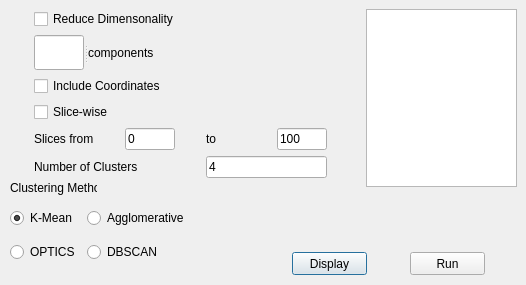
<?xml version="1.0" encoding="UTF-8"?>
<ui version="4.0">
 <class>Dialog</class>
 <widget class="QDialog" name="Dialog">
  <property name="geometry">
   <rect>
    <x>0</x>
    <y>0</y>
    <width>526</width>
    <height>285</height>
   </rect>
  </property>
  <property name="windowTitle">
   <string>Dialog</string>
  </property>
  <widget class="QSplitter" name="splitter">
   <property name="geometry">
    <rect>
     <x>292</x>
     <y>252</y>
     <width>75</width>
     <height>23</height>
    </rect>
   </property>
   <property name="orientation">
    <enum>Qt::Horizontal</enum>
   </property>
   <widget class="QPushButton" name="button_display">
    <property name="text">
     <string>Display</string>
    </property>
   </widget>
  </widget>
  <widget class="QSplitter" name="splitter_5">
   <property name="geometry">
    <rect>
     <x>410</x>
     <y>252</y>
     <width>75</width>
     <height>23</height>
    </rect>
   </property>
   <property name="orientation">
    <enum>Qt::Horizontal</enum>
   </property>
   <widget class="QPushButton" name="button_run">
    <property name="text">
     <string>Run</string>
    </property>
   </widget>
  </widget>
  <widget class="QTextEdit" name="textEdit">
   <property name="geometry">
    <rect>
     <x>366</x>
     <y>9</y>
     <width>151</width>
     <height>178</height>
    </rect>
   </property>
   <property name="readOnly">
    <bool>true</bool>
   </property>
  </widget>
  <widget class="QLabel" name="label_2">
   <property name="geometry">
    <rect>
     <x>10</x>
     <y>180</y>
     <width>87</width>
     <height>16</height>
    </rect>
   </property>
   <property name="text">
    <string>Clustering Method</string>
   </property>
  </widget>
  <widget class="QWidget" name="layoutWidget">
   <property name="geometry">
    <rect>
     <x>10</x>
     <y>200</y>
     <width>179</width>
     <height>71</height>
    </rect>
   </property>
   <layout class="QGridLayout" name="gridLayout">
    <item row="0" column="0">
     <widget class="QRadioButton" name="kmean">
      <property name="text">
       <string>K-Mean</string>
      </property>
      <property name="checked">
       <bool>true</bool>
      </property>
      <attribute name="buttonGroup">
       <string notr="true">buttonGroup</string>
      </attribute>
     </widget>
    </item>
    <item row="1" column="1">
     <widget class="QRadioButton" name="dbscan">
      <property name="enabled">
       <bool>true</bool>
      </property>
      <property name="text">
       <string>DBSCAN</string>
      </property>
      <attribute name="buttonGroup">
       <string notr="true">buttonGroup</string>
      </attribute>
     </widget>
    </item>
    <item row="0" column="1">
     <widget class="QRadioButton" name="agglomerative">
      <property name="text">
       <string>Agglomerative</string>
      </property>
      <attribute name="buttonGroup">
       <string notr="true">buttonGroup</string>
      </attribute>
     </widget>
    </item>
    <item row="1" column="0">
     <widget class="QRadioButton" name="optics">
      <property name="enabled">
       <bool>true</bool>
      </property>
      <property name="text">
       <string>OPTICS</string>
      </property>
      <attribute name="buttonGroup">
       <string notr="true">buttonGroup</string>
      </attribute>
     </widget>
    </item>
   </layout>
  </widget>
  <widget class="QWidget" name="">
   <property name="geometry">
    <rect>
     <x>9</x>
     <y>9</y>
     <width>347</width>
     <height>169</height>
    </rect>
   </property>
   <layout class="QGridLayout" name="gridLayout_2">
    <item row="1" column="0" colspan="4">
     <widget class="QSplitter" name="splitter_2">
      <property name="orientation">
       <enum>Qt::Horizontal</enum>
      </property>
      <widget class="QLineEdit" name="line_pca">
       <property name="sizePolicy">
        <sizepolicy hsizetype="Fixed" vsizetype="Fixed">
         <horstretch>0</horstretch>
         <verstretch>0</verstretch>
        </sizepolicy>
       </property>
       <property name="minimumSize">
        <size>
         <width>50</width>
         <height>0</height>
        </size>
       </property>
       <property name="maximumSize">
        <size>
         <width>50</width>
         <height>16777215</height>
        </size>
       </property>
      </widget>
      <widget class="QLabel" name="label">
       <property name="text">
        <string>components</string>
       </property>
      </widget>
     </widget>
    </item>
    <item row="5" column="0" colspan="2">
     <widget class="QLabel" name="label_5">
      <property name="text">
       <string>Number of Clusters</string>
      </property>
     </widget>
    </item>
    <item row="5" column="2" colspan="2">
     <widget class="QLineEdit" name="line_clusters">
      <property name="text">
       <string>4</string>
      </property>
     </widget>
    </item>
    <item row="4" column="2">
     <widget class="QLabel" name="label_7">
      <property name="maximumSize">
       <size>
        <width>40</width>
        <height>16777215</height>
       </size>
      </property>
      <property name="text">
       <string>to</string>
      </property>
     </widget>
    </item>
    <item row="4" column="3">
     <widget class="QLineEdit" name="to">
      <property name="maximumSize">
       <size>
        <width>50</width>
        <height>16777215</height>
       </size>
      </property>
      <property name="text">
       <string>100</string>
      </property>
     </widget>
    </item>
    <item row="4" column="0">
     <widget class="QLabel" name="label_6">
      <property name="maximumSize">
       <size>
        <width>60</width>
        <height>16777215</height>
       </size>
      </property>
      <property name="text">
       <string>Slices from</string>
      </property>
     </widget>
    </item>
    <item row="2" column="0" colspan="4">
     <widget class="QCheckBox" name="checkbox_coords">
      <property name="text">
       <string>Include Coordinates</string>
      </property>
     </widget>
    </item>
    <item row="3" column="0" colspan="4">
     <widget class="QCheckBox" name="slicewise">
      <property name="text">
       <string>Slice-wise</string>
      </property>
      <property name="checked">
       <bool>false</bool>
      </property>
     </widget>
    </item>
    <item row="0" column="0" colspan="4">
     <widget class="QCheckBox" name="checkbox_pca">
      <property name="text">
       <string>Reduce Dimensonality</string>
      </property>
     </widget>
    </item>
    <item row="4" column="1">
     <widget class="QLineEdit" name="fr">
      <property name="maximumSize">
       <size>
        <width>50</width>
        <height>16777215</height>
       </size>
      </property>
      <property name="text">
       <string>0</string>
      </property>
     </widget>
    </item>
   </layout>
  </widget>
  <zorder>splitter_4</zorder>
  <zorder>textEdit</zorder>
  <zorder>splitter</zorder>
  <zorder>horizontalSpacer</zorder>
  <zorder>horizontalSpacer_2</zorder>
  <zorder>label_5</zorder>
  <zorder>line_clusters</zorder>
  <zorder>verticalSpacer</zorder>
  <zorder>splitter_5</zorder>
  <zorder>horizontalSpacer_3</zorder>
  <zorder>fr</zorder>
  <zorder>label_6</zorder>
  <zorder>label_7</zorder>
  <zorder>to</zorder>
 </widget>
 <resources/>
 <connections/>
 <buttongroups>
  <buttongroup name="buttonGroup"/>
 </buttongroups>
</ui>
